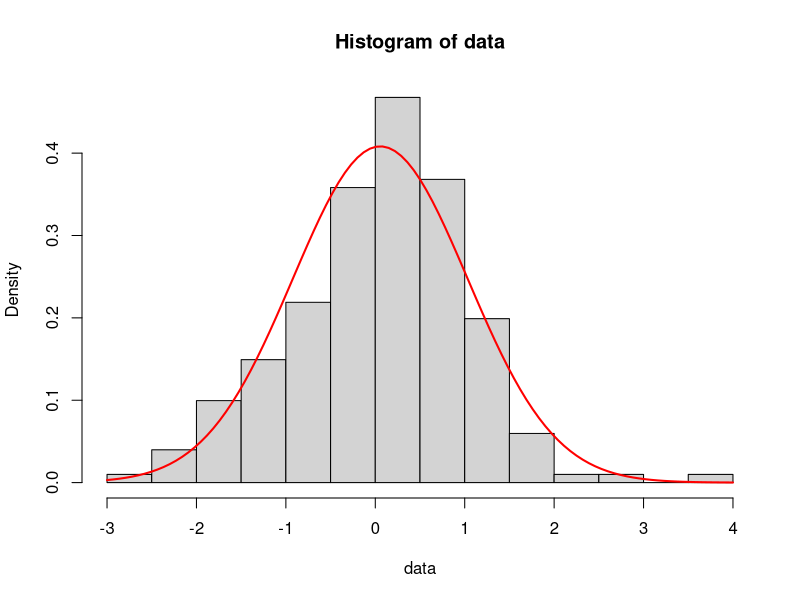
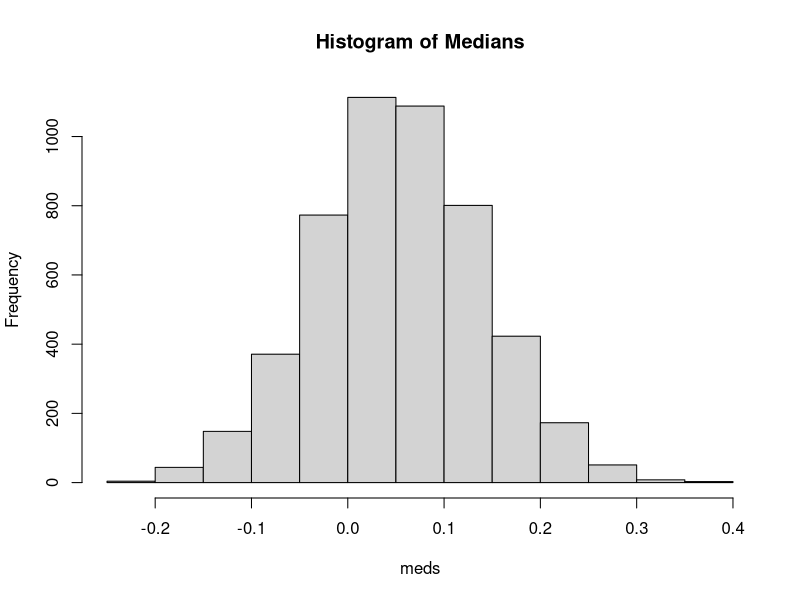

The R script that drew these images, in order:
## ---- chunk 1
library(tidyverse)
library(stats4)

N = 201
data = rnorm(N)
## ---- chunk 2
# Log likelihood for normal distribution
nll <- function(mean, sd) {
  fs <- dnorm(x = data, mean, sd, log = TRUE)
  -sum(fs)
}

# Find a mean and standard deviation which has the maximum likelihood
fit_norm <- mle(
  nll,
  start = list(mean = mean(data), sd = sqrt(var(data))),
  method = "L-BFGS-B",
  lower = c(0, 0.01)
)

coef(fit_norm)
## ---- chunk 3
hist(data, freq = FALSE)
curve(dnorm(x, mean = coef(fit_norm)[1], sd = coef(fit_norm)[2]), add = TRUE, col = "red", lwd = 2)
## ---- chunk 4
n = 5000
# B+Q method 
meds = rbeta(n, 101, 101) %>% qnorm(mean = coef(fit_norm)[1], sd = coef(fit_norm)[2])
## ---- chunk 5
n = 5000
medsAnotherWay = NA
for(i in 1:n){
  re.samp = rnorm(N, mean = coef(fit_norm)[1], sd = coef(fit_norm)[2])
  medsAnotherWay[i] = median(re.samp)
}
## ---- chunk 6
hist(meds, main = "Histogram of Medians")
## ---- chunk 7
# confidence interval
ci = quantile(meds, c(0.025, 0.975))
ci
## ---- chunk 8
gen.ci.med = function(n = 100, N = 201, parm.int = 0) {
  data = rnorm(N)

  normal.ll <- function(mean, sd){
    fs <- dnorm(x = data, mean = mean, sd = sd, log = TRUE)
    -sum(fs)
  }

  fit_norm <- mle(
    normal.ll,
    start = list(mean = mean(data), sd = sqrt(var(data))),
    method = "L-BFGS-B",
    lower = c(0, 0.01)
  )
  
  mean = coef(fit_norm)[1]
  sd = coef(fit_norm)[2]
  
  meds = rbeta(n, 101, 101) %>% qnorm(mean = coef(fit_norm)[1], sd = coef(fit_norm)[2])
  
  ci = quantile(meds, c(0.025, 0.975))
  return (ci[1] < parm.int & ci[2] > parm.int)
}

ci.contain = NA
repeat_num = 1000
for(i in 1:repeat_num){
  ci.contain[i] = gen.ci.med()
}

mean(ci.contain)
## ---- chunk 9
gen.ci.med = function(n = 1000, N = 201, parm.int = 0) {
  data = rnorm(N)

  normal.ll <- function(mean, sd){
    fs <- dnorm(x = data, mean = mean, sd = sd, log = TRUE)
    -sum(fs)
  }

  fit_norm <- mle(
    normal.ll,
    start = list(mean = mean(data), sd = sqrt(var(data))),
    method = "L-BFGS-B",
    lower = c(0, 0.01)
  )
  
  mean = coef(fit_norm)[1]
  sd = coef(fit_norm)[2]
  
  meds = rbeta(n, 101, 101) %>% qnorm(mean = coef(fit_norm)[1], sd = coef(fit_norm)[2])
  
  ci = quantile(meds, c(0.025, 0.975))
  return (ci[1] < parm.int & ci[2] > parm.int)
}

ci.contain = NA
repeat_num = 1000
for(i in 1:repeat_num){
  ci.contain[i] = gen.ci.med()
}

mean(ci.contain)
## ---- chunk 10
gen.ci.med = function(n = 10, N = 201, parm.int = 0) {
  data = rnorm(N)

  normal.ll <- function(mean, sd){
    fs <- dnorm(x = data, mean = mean, sd = sd, log = TRUE)
    -sum(fs)
  }

  fit_norm <- mle(
    normal.ll,
    start = list(mean = mean(data), sd = sqrt(var(data))),
    method = "L-BFGS-B",
    lower = c(0, 0.01)
  )
  
  mean = coef(fit_norm)[1]
  sd = coef(fit_norm)[2]
  
  meds = rbeta(n, 101, 101) %>% qnorm(mean = coef(fit_norm)[1], sd = coef(fit_norm)[2])
  
  ci = quantile(meds, c(0.025, 0.975))
  return (ci[1] < parm.int & ci[2] > parm.int)
}

ci.contain = NA
repeat_num = 1000
for(i in 1:repeat_num){
  ci.contain[i] = gen.ci.med()
}

mean(ci.contain)
## ---- chunk 11
gen.ci.med = function(n = 100, N = 201, parm.int = 0) {
  data = rnorm(N)

  normal.ll <- function(mean, sd){
    fs <- dnorm(x = data, mean = mean, sd = sd, log = TRUE)
    -sum(fs)
  }

  fit_norm <- mle(
    normal.ll,
    start = list(mean = mean(data), sd = sqrt(var(data))),
    method = "L-BFGS-B",
    lower = c(0, 0.01)
  )
  
  mean = coef(fit_norm)[1]
  sd = coef(fit_norm)[2]
  
  meds = rbeta(n, 101, 101) %>% qnorm(mean = coef(fit_norm)[1], sd = coef(fit_norm)[2])
  
  ci = quantile(meds, c(0.025, 0.975))
  return (ci[1] < parm.int & ci[2] > parm.int)
}

ci.contain = NA
repeat_num = 10000
for(i in 1:repeat_num){
  ci.contain[i] = gen.ci.med()
}

mean(ci.contain)
## ---- chunk 12
gen.ci.med = function(n = 100, N = 201, parm.int = 0) {
  data = rnorm(N)

  normal.ll <- function(mean, sd){
    fs <- dnorm(x = data, mean = mean, sd = sd, log = TRUE)
    -sum(fs)
  }

  fit_norm <- mle(
    normal.ll,
    start = list(mean = mean(data), sd = sqrt(var(data))),
    method = "L-BFGS-B",
    lower = c(0, 0.01)
  )
  
  mean = coef(fit_norm)[1]
  sd = coef(fit_norm)[2]
  
  meds = rbeta(n, 101, 101) %>% qnorm(mean = coef(fit_norm)[1], sd = coef(fit_norm)[2])
  
  ci = quantile(meds, c(0.025, 0.975))
  return (ci[1] < parm.int & ci[2] > parm.int)
}

ci.contain = NA
repeat_num = 100
for(i in 1:repeat_num){
  ci.contain[i] = gen.ci.med()
}

mean(ci.contain)
